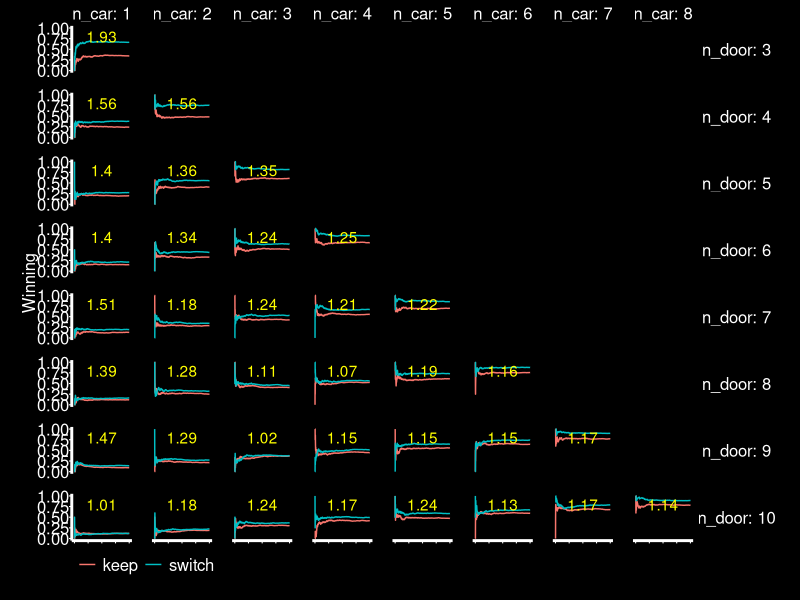

The R script that drew this image:
## ---- chunk 1
knitr::opts_chunk$set(echo = TRUE)
library(ggplot2)
library(dplyr)

theme_presentation<- function(base_size = 8, base_family = "") {
  # Starts with theme_grey and then modify some parts
  theme_bw(base_size = base_size, base_family = base_family) %+replace%
    theme(
      strip.background = element_blank(),
      strip.text.x = element_text(size = 12,colour="white"),
      strip.text.y = element_text(size = 12,colour="white"),
      axis.text.x = element_text(size=12,colour="white"),
      axis.text.y = element_text(size=12,colour="white",hjust=1),
      axis.ticks =  element_line(colour = "white"), 
      axis.title.x= element_text(size=12,colour="white"),
      axis.title.y= element_text(size=12,angle=90,colour="white"),
      axis.title.y.right= element_text(size=12,angle=90,colour="white"),
      panel.background = element_rect(fill="black"), 
      panel.border =element_blank(),  
      panel.grid.major = element_blank(), 
      panel.grid.minor = element_blank(), 
      panel.spacing = unit(1, "lines"), 
      plot.background = element_rect(fill="black"), 
      plot.title =element_text(size=12,colour="white"), 
      plot.margin = unit(c(0,1,0,1), "lines"),
      legend.background=element_rect(fill=NA, color=NA),
      legend.title=element_text(size=12,colour="white"),
      legend.text=element_text(size=12,colour="white"),
      legend.key = element_rect( fill = NA, colour=NA),
      legend.key.size = unit(c(1, 1), "lines"), 
      legend.position="bottom",
      legend.margin=margin(0,0,0,0),
      axis.line.x = element_line(color="white", size = 1),
        axis.line.y = element_line(color="white", size = 1)
    )
}
## ---- chunk 2
monty <- function(model = "keep", num = 100) {
  results <- c()
  mds <- c()
  ids <- c()
  for (md in model)
  {
    for (i in 1:num)
    {
      mds <- c(mds, md)
      ids <- c(ids, i)
      doors <- c("Door 1", "Door 2", "Door 3")
      car_door <- sample(doors, 1)
      goat_doors <- doors[doors != car_door]
      choice <- doors[runif(1, 2, 3)]
      if (md == "keep") {
        results <- c(results, choice == car_door)
      }
      if (md == "switch")
      {
        reveal <- sample(goat_doors[goat_doors != choice], 1)
        results <-
          c(results, doors[doors != choice & doors != reveal] == car_door)
      }
    }
  }
  
  #ids[ids>n] <- (ids[ids>n] %% (n+1) + 1)
  out <- data.frame(run = ids,
                    strategy = mds,
                    result = results)
  cumsum <- out %>% group_by(strategy) %>% summarise(z=cumsum(result))
  out$cum_win <- cumsum$z
  return(out)
  
}

montyDoors <- function(model = "keep", num = 100, d = 3, c=1) {
  results <- c()
  mds <- c()
  ids <- c()
  ncar <- c()
  ndoor <- c()
  for(nd in 3:d)
  {
    for(nc in 1:min(c,nd-2))
    {
  for (md in model)
  {
    for (i in 1:num)
    {
      ndoor <- c(ndoor,nd)
      ncar <- c(ncar,nc)
      mds <- c(mds, md)
      ids <- c(ids, i)
      doors <- paste("Door #", seq(1,nd))
      car_doors <- sample(doors, nc)
      goat_doors <- doors[!(doors %in% car_doors)]
      choice <- sample(doors,1)
      if (md == "keep") {
        results <- c(results, choice %in% car_doors)
      }
      if (md == "switch")
      {
        reveal <- sample(goat_doors[goat_doors != choice], 1)
        new_choice <- sample(doors[doors != choice & doors!=reveal],1)
        results <-c(results, new_choice %in% car_doors)
      }
    }
  }
    }
  }

  
  #ids[ids>n] <- (ids[ids>n] %% (n+1) + 1)
  out <- data.frame(run = ids,
                    n_car = ncar,
                    n_door = ndoor,
                    strategy = mds,
                    result = results)
  out <- out %>% group_by(strategy, n_door, n_car) %>% arrange(run) %>% summarise(run=run,result=result,cum_win=cumsum(result), final=NA)
  for (j in 1:nrow(out))
  {
    if(out$run[j]==num & out$strategy[j]=="switch")
    {
      d <- out$n_door[j]
      c <- out$n_car[j]
      hub <- subset(out, out$run==num & out$n_door==d & out$n_car ==c)
      out$final[j] <- round(hub$cum_win[hub$strategy=="switch"] / hub$cum_win[hub$strategy=="keep"],2)
    }
  }
  return(data.frame(out))
  
}





m <- montyDoors(model=c("keep","switch"), num = 1000, d=10 , c=8)
  
ggplot(m, aes(x=run)) +
  #geom_point(aes(y=as.numeric(result),color="Individual"),alpha=0.05) +
  #geom_jitter(aes(y=as.numeric(result),color="Individual"),alpha=0.1, height = 0.02) +
  #geom_segment(aes(xend=run, y=as.numeric(result),yend=cum_win/run, color=result), alpha=0.4,  size=0.2) +
  geom_path(aes(y=cum_win/run, color=strategy)) +
  facet_grid(n_door~n_car, labeller = label_both) +
  labs(color="", linetype="") +
  theme_presentation() +
  theme(legend.box="vertical", legend.direction = "horizontal", legend.justification = "left", legend.box.just = "left", legend.spacing = unit(-1,"lines"), axis.title.x=element_blank(), axis.text.x = element_blank()) +
  ylab("Winning") +
  guides(colour = guide_legend(override.aes = list(alpha = 1, size=2))) +
  geom_text(data=m[!is.na(m$final),], aes(x=max(m$run)/2, y=0.8, label=final), x=max(m$run,na.rm=T)/ 2, y=0.8, color="yellow") 
  
